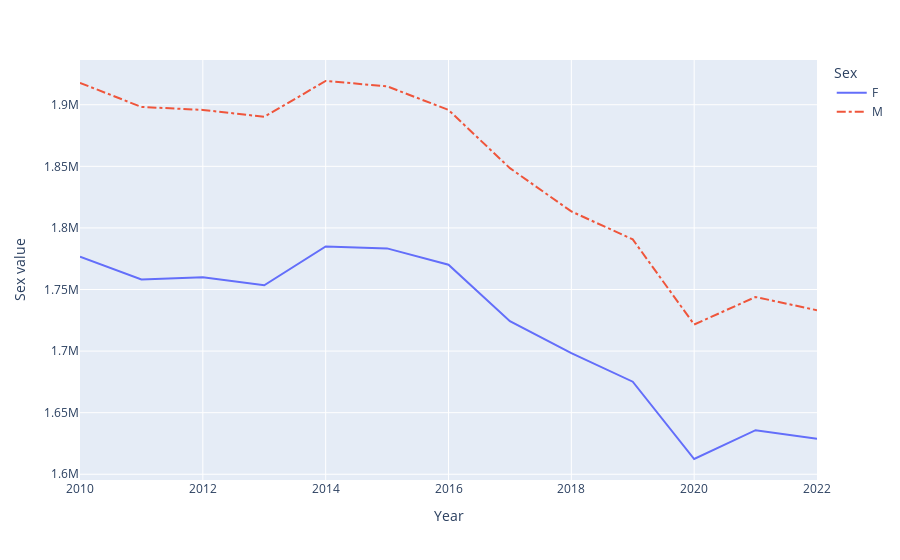

Write notebook code for a chart like this one.
### Code cell
fig.update_traces(selector=1,line_dash='dashdot')
fig.update_yaxes(title='Sex value')

### Figure 1 — Plotly figure (JSON) as saved in the notebook; plotly's stock layout.template omitted (floating-point values rounded to 4 significant figures)
{"data": [{"hovertemplate": "Sex=F<br>Year=%{x}<br>value=%{y}<extra></extra>", "legendgroup": "F", "line": {"color": "#636efa", "dash": "solid"}, "marker": {"symbol": "circle"}, "mode": "lines", "name": "F", "orientation": "v", "showlegend": true, "type": "scatter", "x": [2010, 2011, 2012, 2013, 2014, 2015, 2016, 2017, 2018, 2019, 2020, 2021, 2022], "xaxis": "x", "y": [1776636, 1758110, 1759897, 1753413, 1784909, 1783389, 1770086, 1724262, 1698373, 1675139, 1612393, 1635800, 1628730], "yaxis": "y"}, {"hovertemplate": "Sex=M<br>Year=%{x}<br>value=%{y}<extra></extra>", "legendgroup": "M", "line": {"color": "#EF553B", "dash": "dashdot"}, "marker": {"symbol": "circle"}, "mode": "lines", "name": "M", "orientation": "v", "showlegend": true, "type": "scatter", "x": [2010, 2011, 2012, 2013, 2014, 2015, 2016, 2017, 2018, 2019, 2020, 2021, 2022], "xaxis": "x", "y": [1917792, 1898199, 1895816, 1890239, 1919277, 1914999, 1895774, 1848496, 1813377, 1790682, 1721588, 1743913, 1733166], "yaxis": "y"}], "layout": {"legend": {"title": {"text": "Sex"}, "tracegroupgap": 0}, "margin": {"t": 60}, "xaxis": {"anchor": "y", "domain": [0, 1], "title": {"text": "Year"}}, "yaxis": {"anchor": "x", "domain": [0, 1], "title": {"text": "Sex value"}}}}
